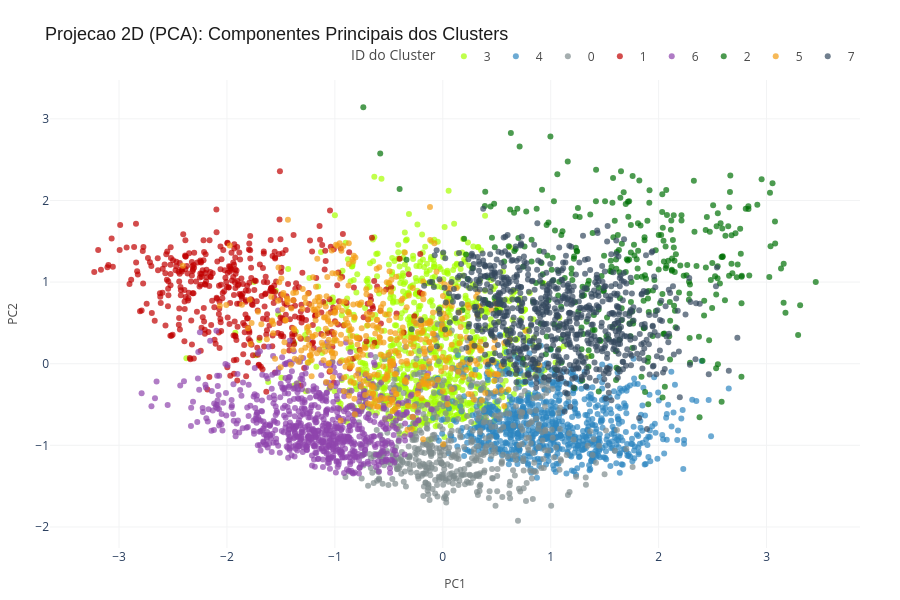
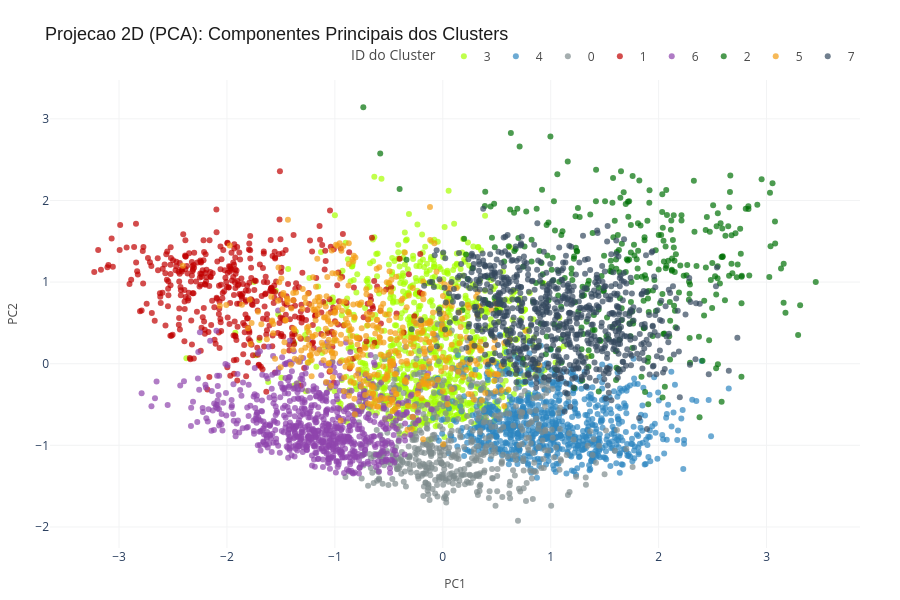

Source (notebook cell) for these figures, in order:
### Code cell
# Projecao 2D via PCA (componentes principais lineares)
plot_clusters_2d_plotly(
    df_pca, col_x='PC1', col_y='PC2',
    mapa_cores=CORES_CLUSTERS,
    titulo='Projecao 2D (PCA): Componentes Principais dos Clusters'
)

### Figure 1 — Plotly figure (JSON) as saved in the notebook; plotly's stock layout.template omitted (floating-point values rounded to 4 significant figures; data arrays with more than 128 entries replaced by an {"elided": "..."} marker saying what was removed)
{"data": [{"customdata": {"elided": "923x1 str values"}, "hovertemplate": "Cluster=%{customdata[0]}<extra></extra>", "legendgroup": "3", "marker": {"color": "#A6FF00", "opacity": 0.7, "symbol": "circle"}, "mode": "markers", "name": "3", "orientation": "v", "showlegend": true, "type": "scatter", "x": {"elided": "923 float values"}, "xaxis": "x", "y": {"elided": "923 float values"}, "yaxis": "y"}, {"customdata": {"elided": "807x1 str values"}, "hovertemplate": "Cluster=%{customdata[0]}<extra></extra>", "legendgroup": "4", "marker": {"color": "#2E86C1", "opacity": 0.7, "symbol": "circle"}, "mode": "markers", "name": "4", "orientation": "v", "showlegend": true, "type": "scatter", "x": {"elided": "807 float values"}, "xaxis": "x", "y": {"elided": "807 float values"}, "yaxis": "y"}, {"customdata": {"elided": "557x1 str values"}, "hovertemplate": "Cluster=%{customdata[0]}<extra></extra>", "legendgroup": "0", "marker": {"color": "#7F8C8D", "opacity": 0.7, "symbol": "circle"}, "mode": "markers", "name": "0", "orientation": "v", "showlegend": true, "type": "scatter", "x": {"elided": "557 float values"}, "xaxis": "x", "y": {"elided": "557 float values"}, "yaxis": "y"}, {"customdata": {"elided": "439x1 str values"}, "hovertemplate": "Cluster=%{customdata[0]}<extra></extra>", "legendgroup": "1", "marker": {"color": "#C00000", "opacity": 0.7, "symbol": "circle"}, "mode": "markers", "name": "1", "orientation": "v", "showlegend": true, "type": "scatter", "x": {"elided": "439 float values"}, "xaxis": "x", "y": {"elided": "439 float values"}, "yaxis": "y"}, {"customdata": {"elided": "714x1 str values"}, "hovertemplate": "Cluster=%{customdata[0]}<extra></extra>", "legendgroup": "6", "marker": {"color": "#8E44AD", "opacity": 0.7, "symbol": "circle"}, "mode": "markers", "name": "6", "orientation": "v", "showlegend": true, "type": "scatter", "x": {"elided": "714 float values"}, "xaxis": "x", "y": {"elided": "714 float values"}, "yaxis": "y"}, {"customdata": {"elided": "327x1 str values"}, "hovertemplate": "Cluster=%{customdata[0]}<extra></extra>", "legendgroup": "2", "marker": {"color": "#007006", "opacity": 0.7, "symbol": "circle"}, "mode": "markers", "name": "2", "orientation": "v", "showlegend": true, "type": "scatter", "x": {"elided": "327 float values"}, "xaxis": "x", "y": {"elided": "327 float values"}, "yaxis": "y"}, {"customdata": {"elided": "462x1 str values"}, "hovertemplate": "Cluster=%{customdata[0]}<extra></extra>", "legendgroup": "5", "marker": {"color": "#F39C12", "opacity": 0.7, "symbol": "circle"}, "mode": "markers", "name": "5", "orientation": "v", "showlegend": true, "type": "scatter", "x": {"elided": "462 float values"}, "xaxis": "x", "y": {"elided": "462 float values"}, "yaxis": "y"}, {"customdata": {"elided": "771x1 str values"}, "hovertemplate": "Cluster=%{customdata[0]}<extra></extra>", "legendgroup": "7", "marker": {"color": "#34495E", "opacity": 0.7, "symbol": "circle"}, "mode": "markers", "name": "7", "orientation": "v", "showlegend": true, "type": "scatter", "x": {"elided": "771 float values"}, "xaxis": "x", "y": {"elided": "771 float values"}, "yaxis": "y"}], "layout": {"height": 600, "legend": {"font": {"color": "#4A4A4A", "size": 12}, "orientation": "h", "title": {"text": "ID do Cluster"}, "tracegroupgap": 0, "x": 1, "xanchor": "right", "y": 1.02, "yanchor": "bottom"}, "margin": {"b": 40, "l": 40, "r": 40, "t": 80}, "plot_bgcolor": "white", "title": {"font": {"color": "#1C1C1C", "family": "Arial", "size": 18}, "text": "Projecao 2D (PCA): Componentes Principais dos Clusters"}, "width": 900, "xaxis": {"anchor": "y", "domain": [0, 1], "gridcolor": "#F2F3F4", "gridwidth": 1, "showgrid": true, "title": {"font": {"color": "#4A4A4A", "size": 12}, "text": "PC1"}, "zeroline": false}, "yaxis": {"anchor": "x", "domain": [0, 1], "gridcolor": "#F2F3F4", "gridwidth": 1, "showgrid": true, "title": {"font": {"color": "#4A4A4A", "size": 12}, "text": "PC2"}, "zeroline": false}}}

### Figure 2 — Plotly figure (JSON) as saved in the notebook; plotly's stock layout.template omitted (floating-point values rounded to 4 significant figures; data arrays with more than 128 entries replaced by an {"elided": "..."} marker saying what was removed)
{"data": [{"customdata": {"elided": "923x1 str values"}, "hovertemplate": "Cluster=%{customdata[0]}<extra></extra>", "legendgroup": "3", "marker": {"color": "#A6FF00", "opacity": 0.7, "symbol": "circle"}, "mode": "markers", "name": "3", "orientation": "v", "showlegend": true, "type": "scatter", "x": {"elided": "923 float values"}, "xaxis": "x", "y": {"elided": "923 float values"}, "yaxis": "y"}, {"customdata": {"elided": "807x1 str values"}, "hovertemplate": "Cluster=%{customdata[0]}<extra></extra>", "legendgroup": "4", "marker": {"color": "#2E86C1", "opacity": 0.7, "symbol": "circle"}, "mode": "markers", "name": "4", "orientation": "v", "showlegend": true, "type": "scatter", "x": {"elided": "807 float values"}, "xaxis": "x", "y": {"elided": "807 float values"}, "yaxis": "y"}, {"customdata": {"elided": "557x1 str values"}, "hovertemplate": "Cluster=%{customdata[0]}<extra></extra>", "legendgroup": "0", "marker": {"color": "#7F8C8D", "opacity": 0.7, "symbol": "circle"}, "mode": "markers", "name": "0", "orientation": "v", "showlegend": true, "type": "scatter", "x": {"elided": "557 float values"}, "xaxis": "x", "y": {"elided": "557 float values"}, "yaxis": "y"}, {"customdata": {"elided": "439x1 str values"}, "hovertemplate": "Cluster=%{customdata[0]}<extra></extra>", "legendgroup": "1", "marker": {"color": "#C00000", "opacity": 0.7, "symbol": "circle"}, "mode": "markers", "name": "1", "orientation": "v", "showlegend": true, "type": "scatter", "x": {"elided": "439 float values"}, "xaxis": "x", "y": {"elided": "439 float values"}, "yaxis": "y"}, {"customdata": {"elided": "714x1 str values"}, "hovertemplate": "Cluster=%{customdata[0]}<extra></extra>", "legendgroup": "6", "marker": {"color": "#8E44AD", "opacity": 0.7, "symbol": "circle"}, "mode": "markers", "name": "6", "orientation": "v", "showlegend": true, "type": "scatter", "x": {"elided": "714 float values"}, "xaxis": "x", "y": {"elided": "714 float values"}, "yaxis": "y"}, {"customdata": {"elided": "327x1 str values"}, "hovertemplate": "Cluster=%{customdata[0]}<extra></extra>", "legendgroup": "2", "marker": {"color": "#007006", "opacity": 0.7, "symbol": "circle"}, "mode": "markers", "name": "2", "orientation": "v", "showlegend": true, "type": "scatter", "x": {"elided": "327 float values"}, "xaxis": "x", "y": {"elided": "327 float values"}, "yaxis": "y"}, {"customdata": {"elided": "462x1 str values"}, "hovertemplate": "Cluster=%{customdata[0]}<extra></extra>", "legendgroup": "5", "marker": {"color": "#F39C12", "opacity": 0.7, "symbol": "circle"}, "mode": "markers", "name": "5", "orientation": "v", "showlegend": true, "type": "scatter", "x": {"elided": "462 float values"}, "xaxis": "x", "y": {"elided": "462 float values"}, "yaxis": "y"}, {"customdata": {"elided": "771x1 str values"}, "hovertemplate": "Cluster=%{customdata[0]}<extra></extra>", "legendgroup": "7", "marker": {"color": "#34495E", "opacity": 0.7, "symbol": "circle"}, "mode": "markers", "name": "7", "orientation": "v", "showlegend": true, "type": "scatter", "x": {"elided": "771 float values"}, "xaxis": "x", "y": {"elided": "771 float values"}, "yaxis": "y"}], "layout": {"height": 600, "legend": {"font": {"color": "#4A4A4A", "size": 12}, "orientation": "h", "title": {"text": "ID do Cluster"}, "tracegroupgap": 0, "x": 1, "xanchor": "right", "y": 1.02, "yanchor": "bottom"}, "margin": {"b": 40, "l": 40, "r": 40, "t": 80}, "plot_bgcolor": "white", "title": {"font": {"color": "#1C1C1C", "family": "Arial", "size": 18}, "text": "Projecao 2D (PCA): Componentes Principais dos Clusters"}, "width": 900, "xaxis": {"anchor": "y", "domain": [0, 1], "gridcolor": "#F2F3F4", "gridwidth": 1, "showgrid": true, "title": {"font": {"color": "#4A4A4A", "size": 12}, "text": "PC1"}, "zeroline": false}, "yaxis": {"anchor": "x", "domain": [0, 1], "gridcolor": "#F2F3F4", "gridwidth": 1, "showgrid": true, "title": {"font": {"color": "#4A4A4A", "size": 12}, "text": "PC2"}, "zeroline": false}}}
